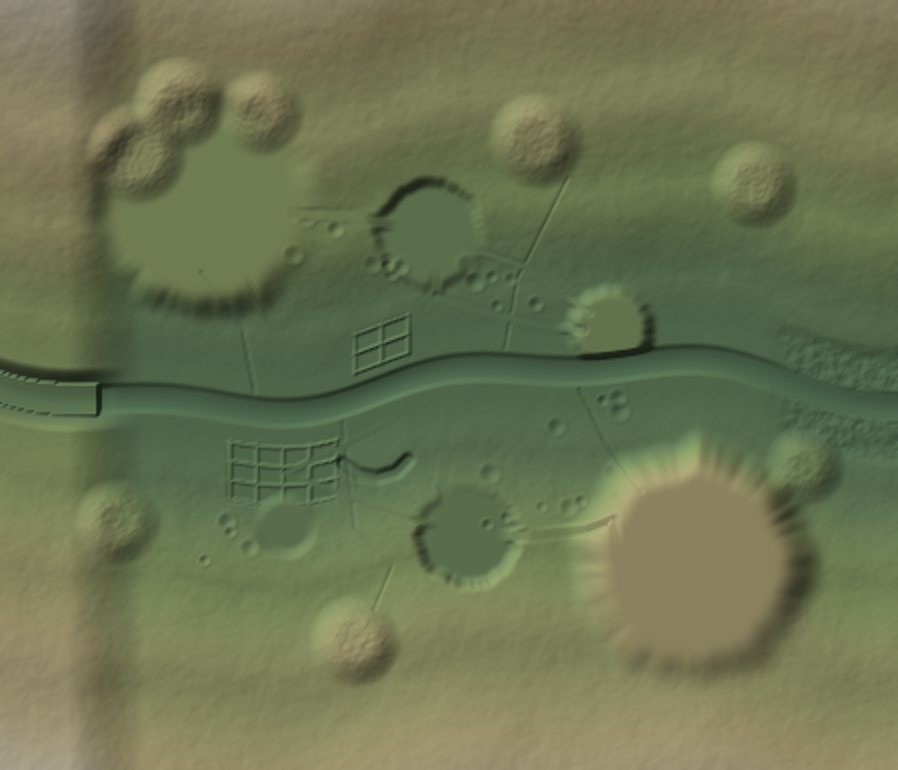
#> input picture projects/monsoon-cs2/tools/data/hillshade_before.png, 898 x 770 px
$ python -i terrain_img.py   (imports and definitions only)
#> lines starting #> are read from the running program, lines starting #| are printed output that depends on the picture
"""Image-driven terrain: height fields as 16-bit images, erosion and other image operations on them, and paint / foliage images derived from them.

  python terrain_img.py export <module.py:function> --bounds x0,y0,x1,y1 --cell 32 --out height.png      a height function -> 16-bit PNG + .json
  python terrain_img.py detail <height.png> --out <dir> [--protect mask.png] [--feather 6] [--recipe r.json] [--seed 1]
        erodes the height image and writes detail.png (what to ADD to the height; exactly 0 where the mask is white), eroded.png,
        hillshade_before/after.png, splat_rock/mud/grass.png, density_trees/undergrowth.png, cavity.png and report.json
  python terrain_img.py shade <height.png> <out.png>                                                      a hillshade to look at
Library (arrays are Z[i, j] with x along i, like vmapgen.Terrain's grids; a Field carries bounds + cell and is callable as f(X, Y)):
  Field.from_fn(fn, bounds, cell) / Field.load(png, bounds=, height_range=) / .save(png) / f(X, Y)   bilinear, so a Field is a vmapgen.Terrain
        height function or a detail layer: height = lambda X, Y: base(X, Y) + detail(X, Y)
  apply_ops(F, ops)        cs2-map-mcp's add_terrain ops on a Field: hill, valley, ridge, plateau, noise, flatten, heightmap (+ ours: level by a mask image)
  hydraulic / thermal / gullies / terraces / outcrops (Z, cell, ...) -> Z      erosion and rock detail
  flow(Z, cell) -> upstream area in cells;  fill_pits;  slope_deg;  cavity;  hillshade
  discs / along / below / feather     protect masks (flags, roads, water); detail(Z, cell, protect, recipe) -> the layer to add, 0 where protect == 1
  splat(Z, cell)           -> {'rock', 'mud', 'grass', 'trees', 'undergrowth', 'cavity'} 0..1 images for vertex paint and foliage
  scatter_density(density Field, spacing, seed) -> [(x, y)]     points by a density image, for gen_world.place / your own placer
  load_mask(png, like=Field) -> 0..1 array      a painted layout image (roads, clearings) as a mask on a Field's grid

Image convention (cs2-map-mcp's): pixel column i is the i-th x step and row j the j-th y step from the bounds' minimum, so row 0 is the
lowest y (the PNG looks upside down in a viewer; the hillshades are written north up). 8-bit or 16-bit greyscale.

From cs2-map-mcp by Rmgs123 (github.com/Rmgs123/cs2-map-mcp, MIT): the heightmap PNG -> terrain route (16-bit, height_range, bilinear
resize) and the terrain op set of its terrain.py (hill / valley / ridge / plateau / noise / flatten, radial and path smoothsteps).
Fresh code. NOT from cs2-map-mcp (it has no erosion, no splat or density images; its scatter takes a number per area): the erosion,
gully, outcrop, protect-mask, splat and density parts, written here on the usual published methods (batched droplet erosion after
H. Beyer 2015, talus relaxation, priority-flood pit filling after Barnes 2014, multiple-flow-direction accumulation). numpy + Pillow only.
"""
import argparse, heapq, importlib.util, json, math, os, sys
import numpy as np
from PIL import Image

sys.path.insert(0, os.path.dirname(os.path.abspath(__file__)))
import noise as N


def smoothstep(a, b, x):
    t = np.clip((np.asarray(x, float) - a) / (b - a) if b != a else (np.asarray(x, float) >= a) * 1.0, 0.0, 1.0)
    return t * t * (3 - 2 * t)


# ---------------------------------------------------------------- the field and its image
class Field:
    """Z[i, j] at x0 + i * cell, y0 + j * cell. Call it with arrays of world x, y for the bilinear value (clamped at the edges)."""

    # [17 lines left out: functions __init__, grid, from_fn, not called in this run]

    @property
    def XY(self): return self.grid(self.bounds, self.cell)

    def like(self, Z): return Field(Z, self.bounds, self.cell)

    # [42 lines left out: functions __call__, save, load, not called in this run]


def save8(path, A):
    """a 0..1 array as an 8-bit PNG in the same layout as the height images (row 0 = lowest y)"""
    Image.fromarray(np.ascontiguousarray(np.clip(np.rint(np.asarray(A, float) * 255), 0, 255).astype(np.uint8).T)).save(path)


def load_mask(path, like=None, channel=None, threshold=None):
    """a painted image as a 0..1 array [i, j]; resized to like's grid (a Field or a shape). channel 0..3 picks R/G/B/A of a colour image."""
#> called with path = 'data/hillshade_before.png'
    with Image.open(path) as im:
#> im is the input picture: PIL image 898x770 RGB; mean R, G, B 108.1, 116.2, 81.5
        if channel is not None: im = im.convert('RGBA').getchannel(channel)
        elif im.mode not in ('L', 'I;16', 'I;16L', 'I;16B', 'I'): im = im.convert('L')
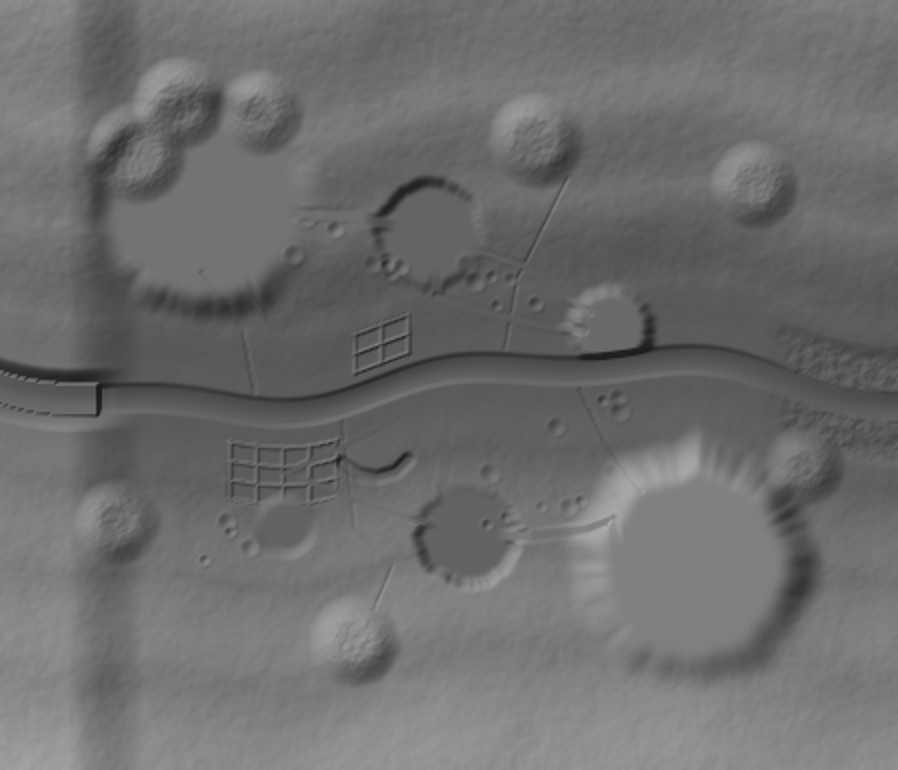
#> im: PIL image 898x770 L; min 26, max 172, mean 109.8
        full = 255.0 if im.mode == 'L' else 65535.0
#> full = 255
        im = im.convert('F')
#> im: PIL image 898x770 F
        shape = like.Z.shape if isinstance(like, Field) else like
        if shape is not None and im.size != tuple(shape): im = im.resize(tuple(shape), Image.Resampling.BILINEAR)
        A = np.asarray(im, float).T / full
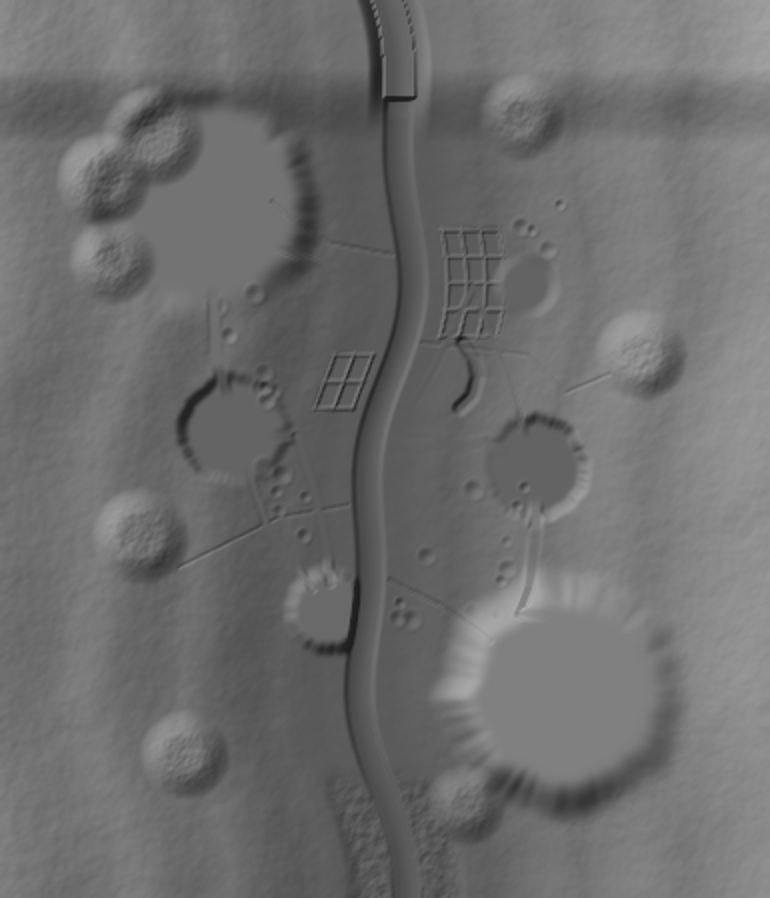
#> A: shape (898, 770) float64; min 0.102, max 0.675, mean 0.431
    return (A >= threshold).astype(float) if threshold is not None else A


# ---------------------------------------------------------------- array helpers
# [15 lines left out: functions _nb, blur, not called in this run]


def slope_deg(Z, cell):
    return np.degrees(np.arctan(np.hypot(np.gradient(Z, cell, axis=0), np.gradient(Z, cell, axis=1))))


# [123 lines left out: functions cavity, hillshade, save_hillshade, seg_dist, _poly_inside_dist, apply_ops and 2 more, not called in this run]


def below(Z, level): return np.asarray(Z) <= level


# [14 lines left out: function feather, not called in this run]


# ---------------------------------------------------------------- water flow
_NB8 = ((1, 0, 1.0), (-1, 0, 1.0), (0, 1, 1.0), (0, -1, 1.0), (1, 1, 1.41421356), (-1, -1, 1.41421356), (1, -1, 1.41421356), (-1, 1, 1.41421356))


# [148 lines left out: functions fill_pits, flow, gullies, hydraulic, thermal, terraces and 1 more, not called in this run]


RECIPE = {
    'gully_depth': 48.0, 'gully_area0': 20.0, 'gully_area1': 2500.0, 'gully_width': 1.0, 'gully_slope0': 2.0, 'gully_slope1': 9.0,
    'gully_passes': 6,             # each pass follows the beds the last one cut, so branches join into a network
    'gully_wander': 14.0, 'gully_wander_scale': 700.0,      # noise (units, wavelength) added for routing only: makes parallel rills on an even slope converge
    'drops': 1.0,                  # droplets per cell (0 = no droplet erosion)
    'drop_steps': 48, 'drop_capacity': 3.0, 'drop_erosion': 0.15, 'drop_deposition': 0.3, 'drop_radius': 0.8,
    'drop_steep': [9.0, 18.0], 'drop_steep_cut': 0.75,
    'drop_highpass': 8.0,          # cells: the droplets' broad lowering is taken out, only their fine relief is kept (0 = keep all)
    'thermal_talus': 40.0, 'thermal_iters': 20,
    'terrace_step': 0.0, 'terrace_sharp': 0.5, 'terrace_slope0': 6.0, 'terrace_slope1': 14.0,       # benches on slopes in that range
    'outcrop_height': 26.0, 'outcrop_slope0': 15.0, 'outcrop_slope1': 28.0, 'outcrop_scale': 420.0, 'outcrop_strata': 16.0,
    'max_cut': 60.0, 'max_fill': 40.0,       # the layer is soft-limited to -max_cut .. +max_fill
    'seed': 1,
}


def _soft(D, lim): return lim * np.tanh(D / lim) if lim > 0 else D * 0


# [150 lines left out: functions detail, splat, scatter_density, run_detail, _load_fn, main, not called in this run]


# [2 lines not run here, left out]

>>> result = load_mask('data/hillshade_before.png')

$ run again, on projects/monsoon-cs2/tools/data/density_undergrowth.png
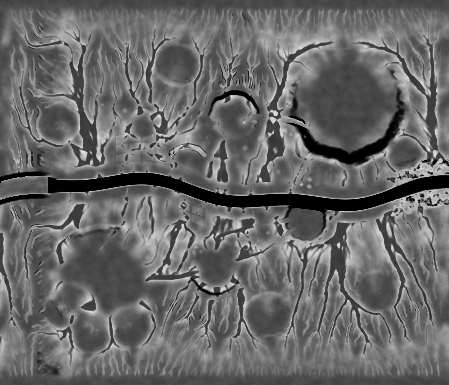
#> input picture projects/monsoon-cs2/tools/data/density_undergrowth.png, 449 x 385 px
#> in load_mask, im is the input picture: PIL image 449x385 L; min 0, max 231, mean 104
#> im: PIL image 449x385 F
#> in load_mask, `A = np.asarray(im, float).T / full`:
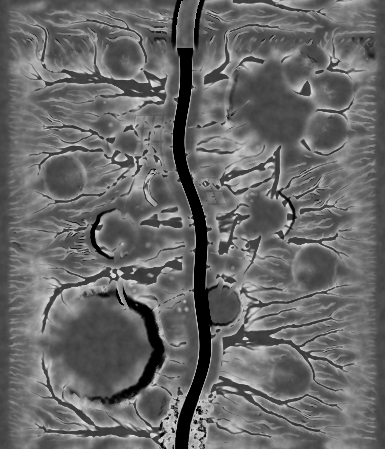
#> A: shape (449, 385) float64; min 0, max 0.906, mean 0.408
